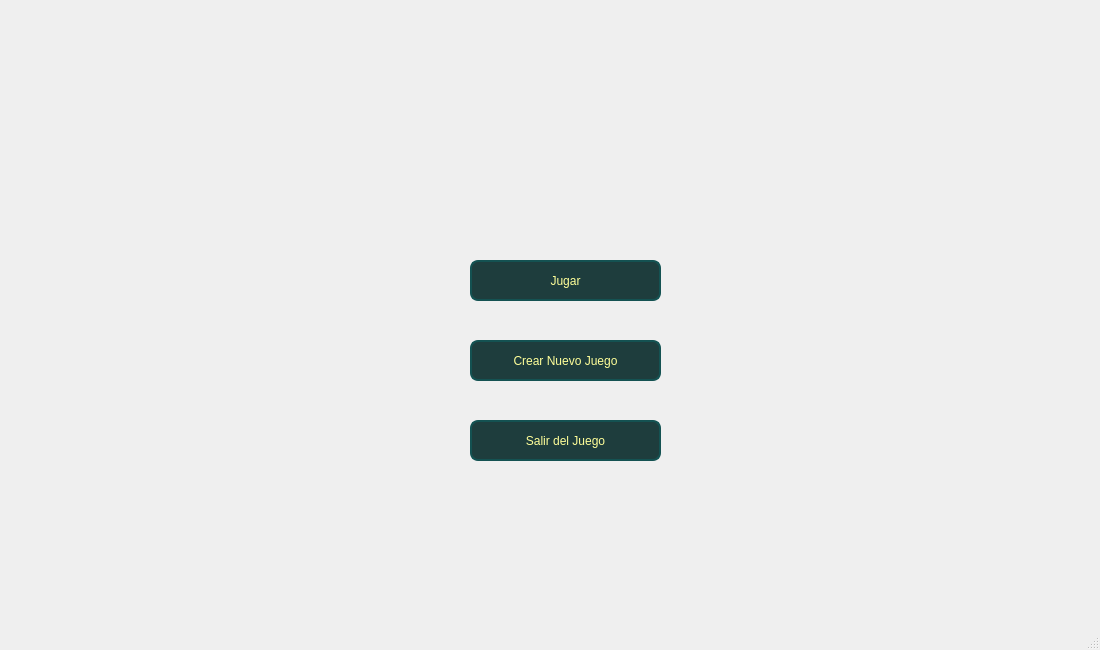
<?xml version="1.0" encoding="UTF-8"?>
<ui version="4.0">
 <class>MainWindow</class>
 <widget class="QMainWindow" name="MainWindow">
  <property name="geometry">
   <rect>
    <x>0</x>
    <y>0</y>
    <width>1100</width>
    <height>650</height>
   </rect>
  </property>
  <property name="windowTitle">
   <string>MainWindow</string>
  </property>
  <property name="styleSheet">
   <string notr="true">QMainWindow {
    border-image: url(&quot;C:/Users/Tomas Yuja/OneDrive/Escritorio/Proyecto_II_Q2/FondoX.png&quot;) 0 0 0 0 stretch stretch;
    min-width: 1100px;
    min-height: 650px;
}
</string>
  </property>
  <widget class="QWidget" name="centralwidget">
   <widget class="QPushButton" name="B_Jugar">
    <property name="geometry">
     <rect>
      <x>470</x>
      <y>260</y>
      <width>191</width>
      <height>41</height>
     </rect>
    </property>
    <property name="styleSheet">
     <string notr="true">QPushButton {
    background-color: #1e3d3d;
    color: #ffff99;  /* amarillo suave */
    border: 2px solid #145252;
    border-radius: 8px;
    font: bold 12pt &quot;Arial&quot;;
}

QPushButton:hover {
    background-color: #145252;
}

QPushButton:pressed {
    background-color: #0d2f2f;
}
</string>
    </property>
    <property name="text">
     <string>Jugar</string>
    </property>
   </widget>
   <widget class="QPushButton" name="B_NuevoJuego">
    <property name="geometry">
     <rect>
      <x>470</x>
      <y>340</y>
      <width>191</width>
      <height>41</height>
     </rect>
    </property>
    <property name="styleSheet">
     <string notr="true">QPushButton {
    background-color: #1e3d3d;
    color: #ffff99;  /* amarillo suave */
    border: 2px solid #145252;
    border-radius: 8px;
    font: bold 12pt &quot;Arial&quot;;
}

QPushButton:hover {
    background-color: #145252;
}

QPushButton:pressed {
    background-color: #0d2f2f;
}
</string>
    </property>
    <property name="text">
     <string>Crear Nuevo Juego</string>
    </property>
   </widget>
   <widget class="QPushButton" name="B_SalirJuego">
    <property name="geometry">
     <rect>
      <x>470</x>
      <y>420</y>
      <width>191</width>
      <height>41</height>
     </rect>
    </property>
    <property name="styleSheet">
     <string notr="true">QPushButton {
    background-color: #1e3d3d;
    color: #ffff99;  /* amarillo suave */
    border: 2px solid #145252;
    border-radius: 8px;
    font: bold 12pt &quot;Arial&quot;;
}

QPushButton:hover {
    background-color: #145252;
}

QPushButton:pressed {
    background-color: #0d2f2f;
}
</string>
    </property>
    <property name="text">
     <string>Salir del Juego</string>
    </property>
    <property name="flat">
     <bool>false</bool>
    </property>
   </widget>
  </widget>
  <widget class="QMenuBar" name="menubar">
   <property name="geometry">
    <rect>
     <x>0</x>
     <y>0</y>
     <width>1100</width>
     <height>26</height>
    </rect>
   </property>
  </widget>
  <widget class="QStatusBar" name="statusbar"/>
 </widget>
 <resources/>
 <connections/>
</ui>
